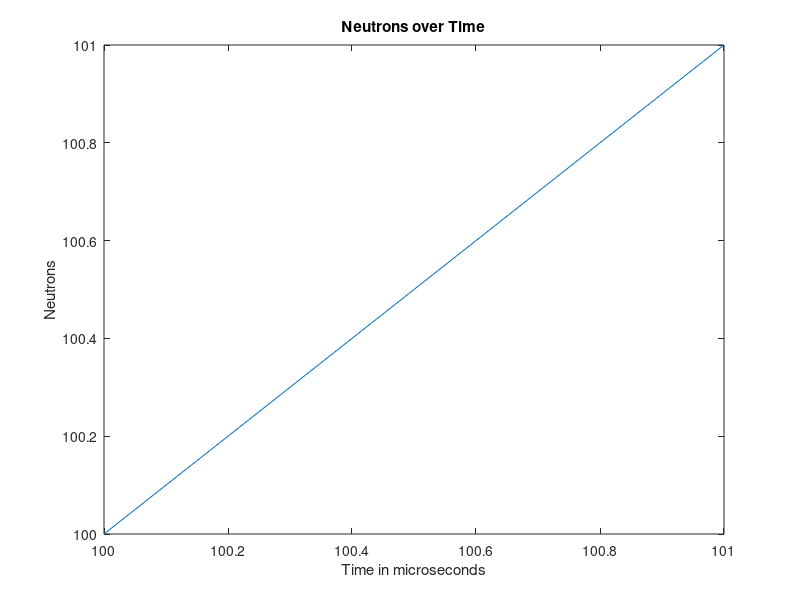

This figure's MATLAB source:
function fig= simplot;
fid=fopen('NofTData.txt');
s=textscan(fid,'%d %d %d','headerlines',1);
fclose(fid);
X=s{1};
Y=s{2};

%This function plots the nx2 matrix B as(x,y) pairs

figure
plot(X,Y);
title('Neutrons over Time');
xlabel('Time in microseconds');
ylabel('Neutrons');
end
